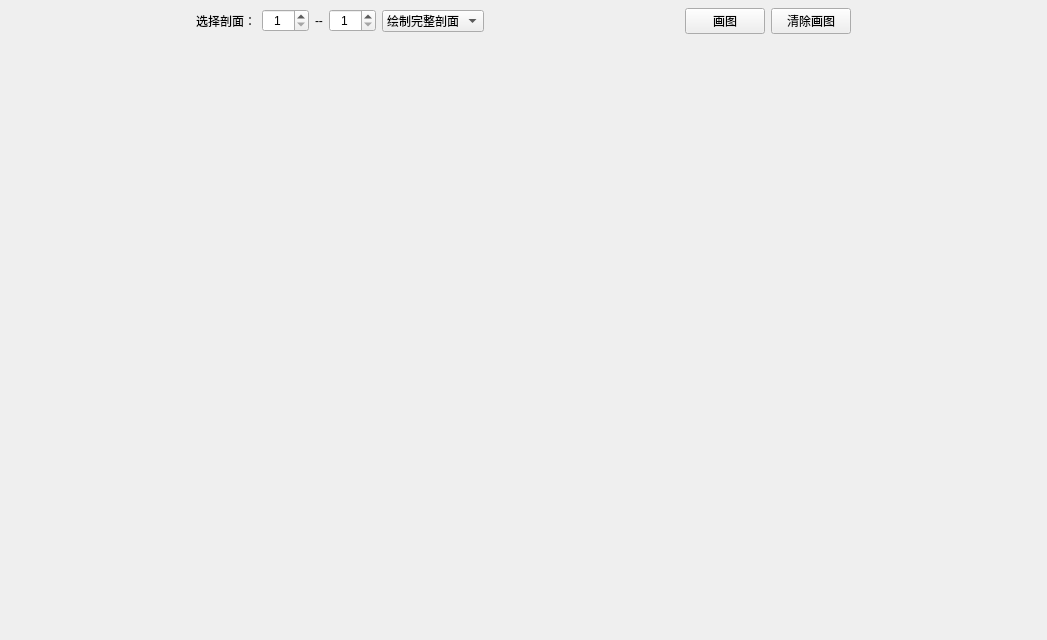
<?xml version="1.0" encoding="UTF-8"?>
<ui version="4.0">
 <class>Form_TDFig</class>
 <widget class="QWidget" name="Form_TDFig">
  <property name="geometry">
   <rect>
    <x>0</x>
    <y>0</y>
    <width>1047</width>
    <height>640</height>
   </rect>
  </property>
  <property name="windowTitle">
   <string>Form</string>
  </property>
  <layout class="QVBoxLayout" name="verticalLayout" stretch="0,20">
   <property name="spacing">
    <number>0</number>
   </property>
   <property name="leftMargin">
    <number>0</number>
   </property>
   <property name="topMargin">
    <number>6</number>
   </property>
   <property name="rightMargin">
    <number>0</number>
   </property>
   <property name="bottomMargin">
    <number>0</number>
   </property>
   <item>
    <widget class="QWidget" name="widget" native="true">
     <layout class="QHBoxLayout" name="horizontalLayout" stretch="1,0,0,0,0,0,1,0,0,1">
      <property name="leftMargin">
       <number>0</number>
      </property>
      <property name="topMargin">
       <number>2</number>
      </property>
      <property name="rightMargin">
       <number>0</number>
      </property>
      <property name="bottomMargin">
       <number>2</number>
      </property>
      <item>
       <spacer name="horizontalSpacer">
        <property name="orientation">
         <enum>Qt::Horizontal</enum>
        </property>
        <property name="sizeHint" stdset="0">
         <size>
          <width>40</width>
          <height>20</height>
         </size>
        </property>
       </spacer>
      </item>
      <item>
       <widget class="QLabel" name="label">
        <property name="text">
         <string>选择剖面：</string>
        </property>
       </widget>
      </item>
      <item>
       <widget class="QSpinBox" name="spinBoxTD_start">
        <property name="alignment">
         <set>Qt::AlignCenter</set>
        </property>
        <property name="minimum">
         <number>1</number>
        </property>
        <property name="maximum">
         <number>999</number>
        </property>
       </widget>
      </item>
      <item>
       <widget class="QLabel" name="label_2">
        <property name="text">
         <string>--</string>
        </property>
       </widget>
      </item>
      <item>
       <widget class="QSpinBox" name="spinBoxTD_stop">
        <property name="alignment">
         <set>Qt::AlignCenter</set>
        </property>
        <property name="minimum">
         <number>1</number>
        </property>
        <property name="maximum">
         <number>999</number>
        </property>
       </widget>
      </item>
      <item>
       <widget class="QComboBox" name="comboBox_TDFig">
        <item>
         <property name="text">
          <string>绘制完整剖面</string>
         </property>
        </item>
        <item>
         <property name="text">
          <string>绘制上升剖面</string>
         </property>
        </item>
        <item>
         <property name="text">
          <string>绘制下降剖面</string>
         </property>
        </item>
       </widget>
      </item>
      <item>
       <spacer name="horizontalSpacer_3">
        <property name="orientation">
         <enum>Qt::Horizontal</enum>
        </property>
        <property name="sizeHint" stdset="0">
         <size>
          <width>40</width>
          <height>20</height>
         </size>
        </property>
       </spacer>
      </item>
      <item>
       <widget class="QPushButton" name="pushButton_TDFig">
        <property name="text">
         <string>画图</string>
        </property>
       </widget>
      </item>
      <item>
       <widget class="QPushButton" name="pushButton_clear">
        <property name="text">
         <string>清除画图</string>
        </property>
       </widget>
      </item>
      <item>
       <spacer name="horizontalSpacer_2">
        <property name="orientation">
         <enum>Qt::Horizontal</enum>
        </property>
        <property name="sizeHint" stdset="0">
         <size>
          <width>40</width>
          <height>20</height>
         </size>
        </property>
       </spacer>
      </item>
     </layout>
    </widget>
   </item>
   <item>
    <widget class="QWidget" name="widget_TDFig" native="true">
     <layout class="QGridLayout" name="gridLayout_2">
      <property name="leftMargin">
       <number>0</number>
      </property>
      <property name="topMargin">
       <number>0</number>
      </property>
      <property name="rightMargin">
       <number>0</number>
      </property>
      <property name="bottomMargin">
       <number>0</number>
      </property>
      <property name="horizontalSpacing">
       <number>6</number>
      </property>
      <item row="0" column="0">
       <layout class="QGridLayout" name="gridLayout_TDFig">
        <property name="horizontalSpacing">
         <number>6</number>
        </property>
       </layout>
      </item>
     </layout>
    </widget>
   </item>
  </layout>
 </widget>
 <resources/>
 <connections/>
</ui>
